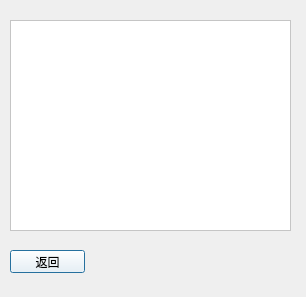
<?xml version="1.0" encoding="UTF-8"?>
<ui version="4.0">
 <class>Log</class>
 <widget class="QDialog" name="Log">
  <property name="geometry">
   <rect>
    <x>0</x>
    <y>0</y>
    <width>306</width>
    <height>297</height>
   </rect>
  </property>
  <property name="windowTitle">
   <string>聊天记录</string>
  </property>
  <property name="styleSheet">
   <string notr="true">background-image: url(:/image1/lan.jpg);</string>
  </property>
  <widget class="QPushButton" name="pushButton">
   <property name="geometry">
    <rect>
     <x>10</x>
     <y>250</y>
     <width>75</width>
     <height>23</height>
    </rect>
   </property>
   <property name="styleSheet">
    <string notr="true">QPushButton { background-color: rgb(255, 255, 255); }</string>
   </property>
   <property name="text">
    <string>返回</string>
   </property>
  </widget>
  <widget class="QTextBrowser" name="textBrowser">
   <property name="geometry">
    <rect>
     <x>10</x>
     <y>20</y>
     <width>281</width>
     <height>211</height>
    </rect>
   </property>
   <property name="autoFillBackground">
    <bool>true</bool>
   </property>
   <property name="styleSheet">
    <string notr="true">background-color: rgb(255, 255, 255);</string>
   </property>
  </widget>
 </widget>
 <resources/>
 <connections/>
</ui>
